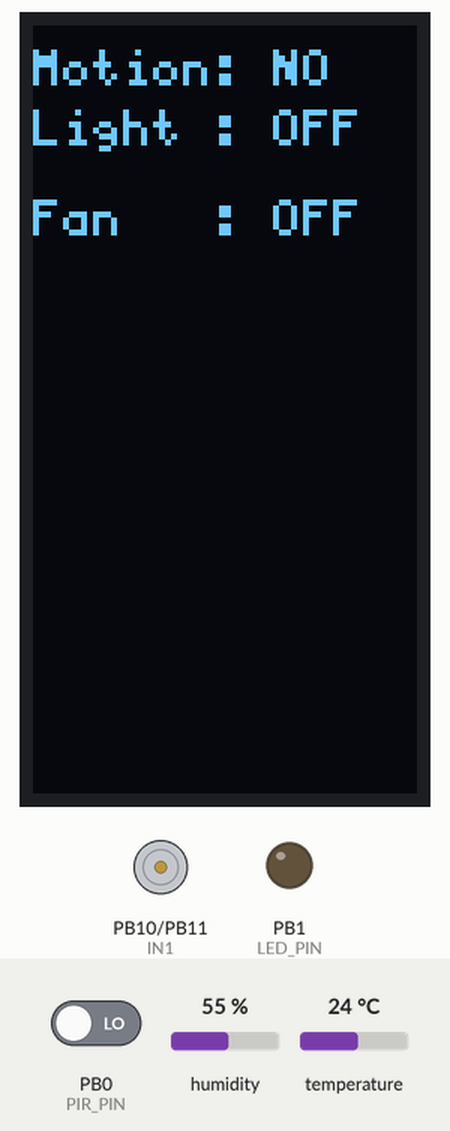
Simulated run of this sketch. Board: STM32 Blue Pill. On the bench: 64×128 one-colour display, motor-driver pin pairs drawn as motors (green arrow = first pin HIGH = forward, orange = second pin HIGH = backward, longer = more drive), output pins drawn as LEDs (lit = HIGH). The test bench sets the inputs (shaded band); at power-on: PB0 (PIR_PIN) LOW, humidity 55 %, temperature 24 °C.

Above: at 2.9 s.
3.0 s: PB0 (PIR_PIN) driven HIGH
At 4.3 s:
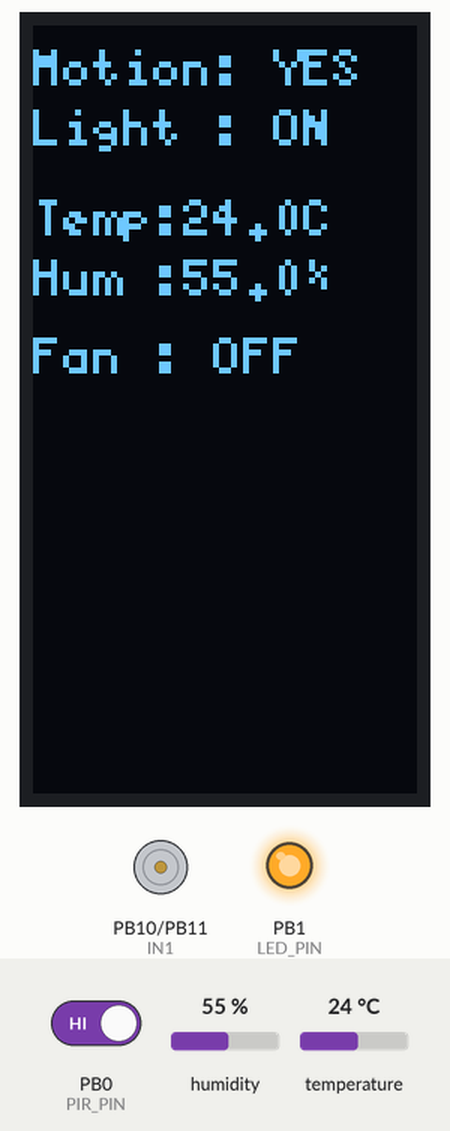
4.6 s: humidity set to 31 %
At 7.5 s:
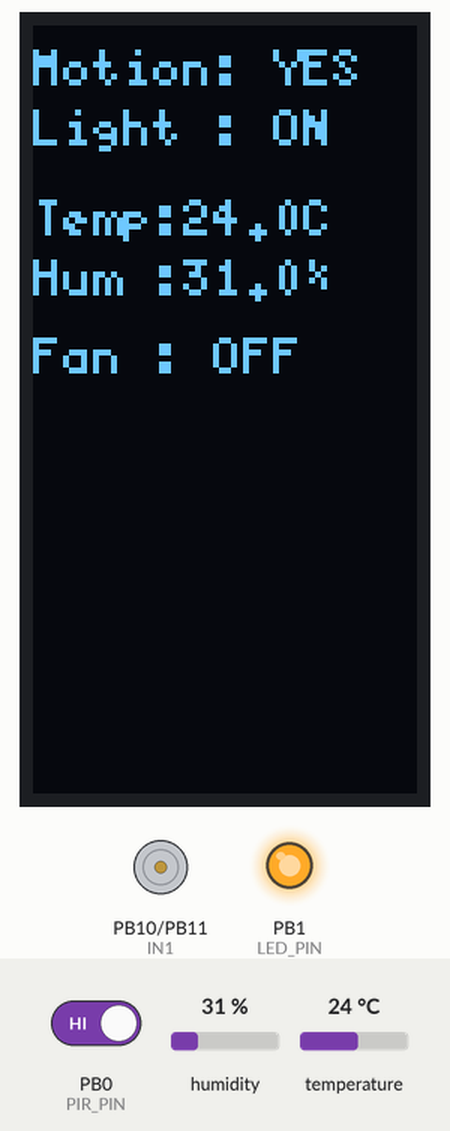
7.8 s: humidity set to 28 %
At 8.8 s:
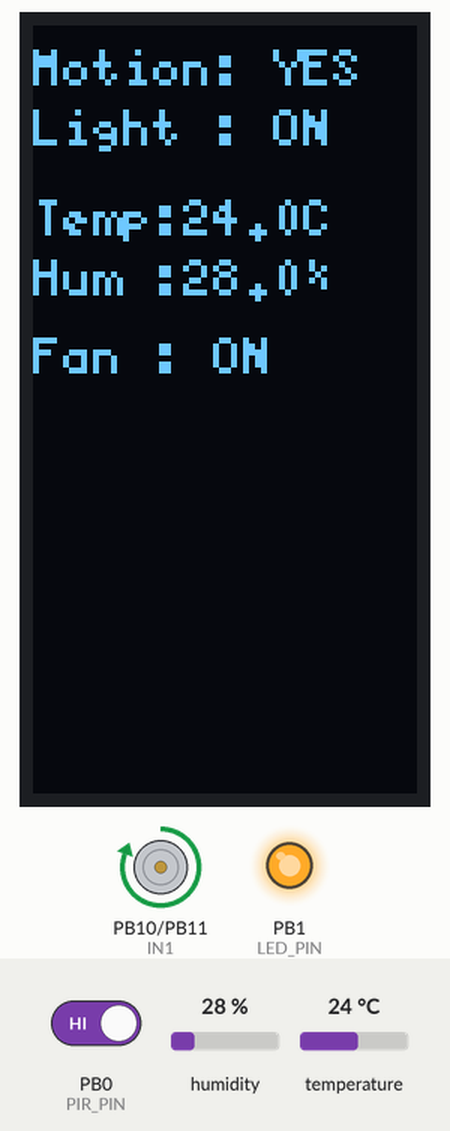
9.9 s: temperature set to 12 °C
At 11.3 s:
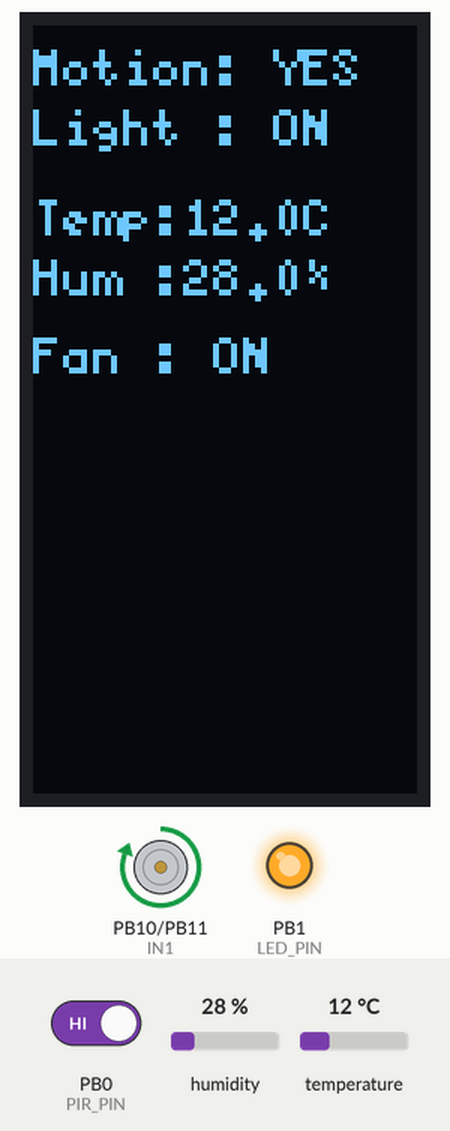
12.0 s: temperature set to 19 °C
14.1 s: PB0 (PIR_PIN) driven LOW
At 15.9 s:
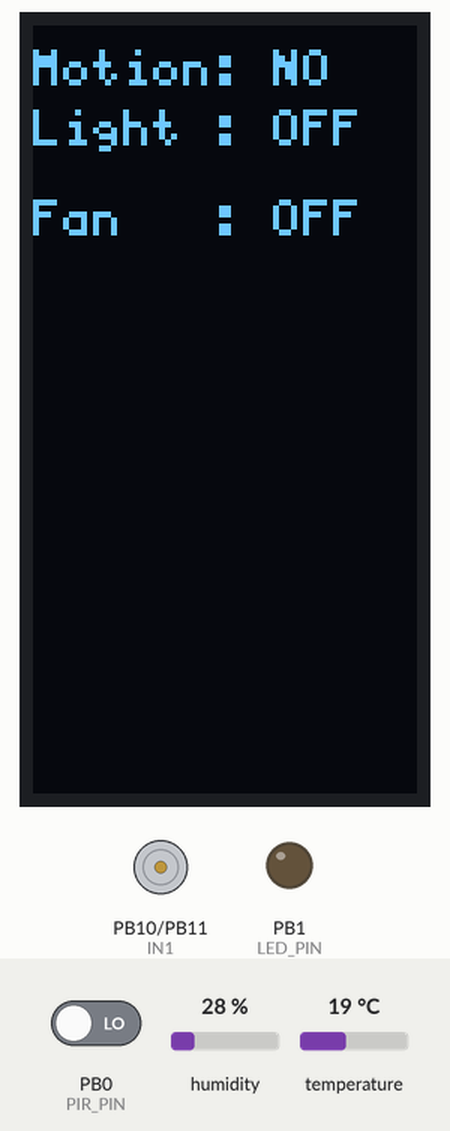
Timing chart, 0 to 17.1 s (numbered marks = the images above; inputs shaded):
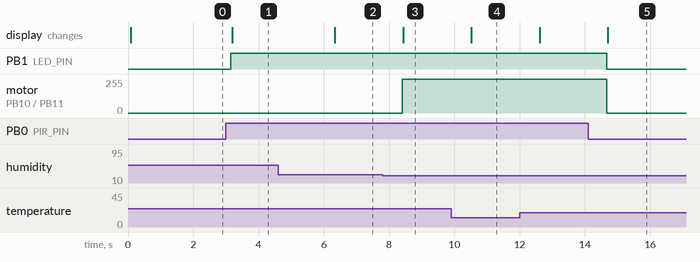

The sketch:

Stmlast.ino
```cpp
#include <Wire.h>
#include <U8g2lib.h>
#include <DHT.h>

#define PIR_PIN PB0
#define LED_PIN PB1
#define DHTPIN PA0
#define DHTTYPE DHT11

// Motor driver pins
#define IN1 PB10
#define IN2 PB11

DHT dht(DHTPIN, DHTTYPE);

// Vertical OLED display
U8G2_SSD1306_128X64_NONAME_F_HW_I2C u8g2(U8G2_R1);

// Thresholds
float maxTemp = 33.0;
float minHum = 30.0;

void setup() {
  pinMode(PIR_PIN, INPUT);
  pinMode(LED_PIN, OUTPUT);

  pinMode(IN1, OUTPUT);
  pinMode(IN2, OUTPUT);

  digitalWrite(LED_PIN, LOW);
  digitalWrite(IN1, LOW);
  digitalWrite(IN2, LOW);

  Serial1.begin(9600);

  dht.begin();
  u8g2.begin();
}

void loop() {
  int motion = digitalRead(PIR_PIN);

  float temp = dht.readTemperature();
  float hum = dht.readHumidity();

  u8g2.clearBuffer();
  u8g2.setFont(u8g2_font_5x8_tr);

  if (motion == HIGH) {

    digitalWrite(LED_PIN, HIGH);

    u8g2.drawStr(0, 10, "Motion: YES");
    u8g2.drawStr(0, 20, "Light : ON");

    Serial1.println("Motion Detected");
    Serial1.println("Light ON");

    if (!isnan(temp) && !isnan(hum)) {

      char tempStr[20];
      char humStr[20];
      char tempValue[10];
      char humValue[10];

      dtostrf(temp, 4, 1, tempValue);
      dtostrf(hum, 4, 1, humValue);

      sprintf(tempStr, "Temp:%sC", tempValue);
      sprintf(humStr, "Hum :%s%%", humValue);

      u8g2.drawStr(0, 35, tempStr);
      u8g2.drawStr(0, 45, humStr);

      Serial1.print("Temperature: ");
      Serial1.println(temp);

      Serial1.print("Humidity: ");
      Serial1.println(hum);

      // Fan ON if temperature high OR humidity low
      if (temp > maxTemp || hum < minHum) {

        // Motor ON
        digitalWrite(IN1, HIGH);
        digitalWrite(IN2, LOW);

        u8g2.drawStr(0, 58, "Fan : ON");

        Serial1.println("Fan ON");
      }
      else {

        // Motor OFF
        digitalWrite(IN1, LOW);
        digitalWrite(IN2, LOW);

        u8g2.drawStr(0, 58, "Fan : OFF");

        Serial1.println("Fan OFF");
      }

    }
    else {
      u8g2.drawStr(0, 35, "DHT11 Error");

      digitalWrite(IN1, LOW);
      digitalWrite(IN2, LOW);

      Serial1.println("DHT11 Error");
    }

  }
  else {

    digitalWrite(LED_PIN, LOW);

    // Motor OFF when no motion
    digitalWrite(IN1, LOW);
    digitalWrite(IN2, LOW);

    u8g2.drawStr(0, 10, "Motion: NO");
    u8g2.drawStr(0, 20, "Light : OFF");
    u8g2.drawStr(0, 35, "Fan   : OFF");

    Serial1.println("No Motion");
    Serial1.println("Light OFF");
    Serial1.println("Fan OFF");
  }

  u8g2.sendBuffer();

  delay(1000);
}
```

Measured:
- the behaviour switches between 30 and 29 % on humidity (found by bisection; images 2 and 3)
- after the input at 3.0 s, PB1 (LED_PIN): LOW → HIGH after 0.15 s; the display: changes after 0.19 s (image 1)
- after the input at 4.6 s, the display: changes after 1.7 s (image 2)
- after the input at 7.8 s, motor on PB10 (IN1) / PB11 (IN2): stopped → forward 255/255 after 0.60 s; the display: changes after 0.63 s (image 3)
- after the input at 9.9 s, the display: changes after 0.62 s (image 4)
- after the input at 14.1 s, PB1 (LED_PIN): HIGH → LOW after 0.57 s; motor on PB10 (IN1) / PB11 (IN2): forward 255/255 → stopped after 0.57 s; the display: changes after 0.60 s (image 5)
